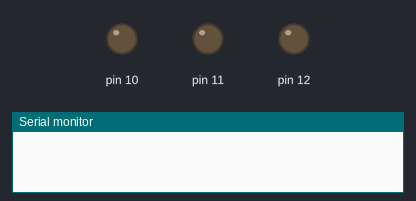
Simulated run of this sketch. Board: Arduino Uno, built with avr-gcc and run on an emulated ATmega328P. Parts: output pins drawn as LEDs (lit = HIGH), the last lines printed to the serial monitor. EEPROM starts erased.

Above: at 0.1 s.
At 0.6 s:
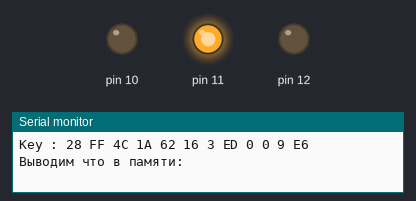
Timing chart, 0 to 7.1 s (numbered marks = the images above):
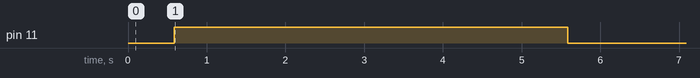

The sketch:

KOLK_3_1.ino
```cpp
#include <OneWire.h>
#include <EEPROM.h>
OneWire iButton(9); // создаём объект 1-wire на 10 выводе

void setup() {
  Serial.begin(9600);
  pinMode(12 , OUTPUT);//наш ключ
  pinMode(11 , OUTPUT);//включается когда не наш ключ
  pinMode(10, OUTPUT);//кол-во включений
}

void loop() {
  delay(500);

  byte addr[8]; // массив для хранения данных ключа

  byte dataArray[12];

  if ( !iButton.search(addr) ) { // если ключ не приложен
      Serial.println("No key connected...");
      return;
  }

  Serial.print("Key : ");
  for(int i=0; i<12; i++) {
    Serial.print(addr[i], HEX); //побайтно данные ключа
    EEPROM.update(i, addr[i]);// clear it up
    EEPROM.update(i+12, addr[i]);
    Serial.print(" ");
  }
  Serial.println();
  iButton.reset(); // сброс ключа

  //СМОТРИМ НАШ ЛИ ЭТО КЛЮЧ
  byte dataArray_read[12];
  int count;//считает кол-во входов нашего ключа за сутки
  EEPROM.get(50, count);
  Serial.println("Выводим что в памяти:");
  int tmp = 0;
  for (int i=0; i<12; i++){
      if ( EEPROM.get(i, dataArray_read[i]) == EEPROM.get(i+12, dataArray_read[i+12]) ){
         tmp++;
      }
  }
  if (tmp == 12){
    Serial.println("наш ключ");
    EEPROM.update(50, count+1);
    digitalWrite(11, HIGH);
    delay(5000);
    digitalWrite(11, LOW);
  } else {
    digitalWrite(12, HIGH);
    delay(5000);
    digitalWrite(12, LOW);
    Serial.println(tmp);
    Serial.println("Не наш ключ");
  }

  //ПРОВЕРЯЕМ ВРЕМЯ после запуска проги
  uint32_t sec = millis() / 1000ul;      // полное количество секунд
  int timeHours = (sec / 3600ul);        // часы
  if (timeHours >= 24){
    EEPROM.update(50, 0);//раз в сутки обнуляем время
  }

  Serial.print("время: ");
  Serial.println(sec);

  int i=count;
  while (i>0){
    digitalWrite(10, HIGH);
    delay(500);
    digitalWrite(10, LOW);
    delay(500);
    i--;
  }
  Serial.print("кол-во подключений: ");
  Serial.println(count);

  delay(5000);
}
```

Measured:
- by itself, pin 11: LOW → HIGH at 0.59 s, → LOW 5.0 s later
